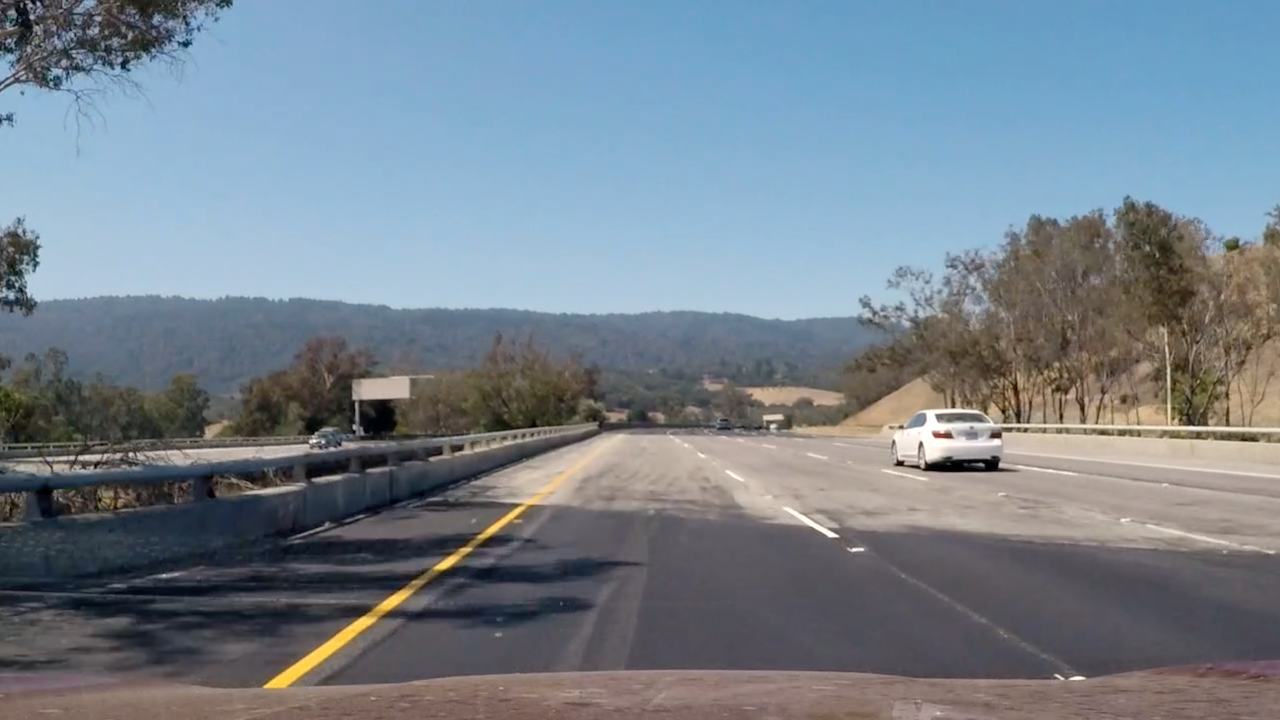
#> input picture test_images/bridge.png, 1280 x 720 px
$ jupyter execute --allow-errors solution.ipynb   (shell and % lines are left out)   (older library calls are emulated)
#> lines starting #> are read from the running program, lines starting #| are printed output that depends on the picture; after the words box and inside, x2 and y2 are one past the last pixel; in counts of white or black regions, pixels touching at a corner belong together
### src/CameraCalibration.py
#!/usr/bin/env python
"""CameraCalibration.py is class that provides camera calibration tools."""

__author__ = "Alexander Ponamarev"
__email__ = "alex.ponamaryov@gmail.com"


import pickle, cv2
from os.path import exists, join
from os import listdir
import numpy as np

class CameraCalibration(object):
    """Class provides camera calibration tools designed to calculated camera distortion and adjust images based on the
    camera matrix and coefficients.
    """
    def __init__(self, path_to_callibration_file, nx=9, ny=7):
#> called with path_to_callibration_file = 'src/calibration.p', nx = 9, ny = 7
        self._nx = nx
        self._ny = ny
        # Ensure that provided path is correct
        if exists(path_to_callibration_file):
            # Load calibration file
            with open(path_to_callibration_file, mode='rb') as f:
#> (reads src/calibration.p from the repository)
                callibration_file = pickle.load(f)
            # Update callibration coefficients and camera matrix
            self._M = callibration_file["matrix"]
            self._distort_coeff = callibration_file["coefficients"]
        else:
            self._path_to_save = path_to_callibration_file
            self._M = None
            self._distort_coeff = None
            # prepare object points, like (0,0,0), (1,0,0), (2,0,0) ....,(6,5,0)
            self._objp = np.zeros((nx * ny, 3), np.float32)
            self._objp[:, :2] = np.mgrid[0:self._nx, 0:self._ny].T.reshape(-1, 2)


    # [28 lines left out: function callibrate, not called in this run]


    def undistort(self, img, alpha=0):
        """Returns undistorted image calibrated for camera calibration Matrix and distortion coefficients.
        By default - removes unwanted pixels. To recover full image with black pixes filled in for missing information
        set alpha=1.
        Reference: Camera Calibration — OpenCV 3.0.0-dev documentation. 2017. Camera Calibration —
        OpenCV 3.0.0-dev documentation. [ONLINE] Available at:
        http://docs.opencv.org/3.0-beta/doc/py_tutorials/py_calib3d/py_calibration/py_calibration.html.
        [Accessed 11 May 2017]."""
#> called with alpha = 0
        h, w = img.shape[:2]
#> h = 720; w = 1280
        newcameramtx, roi = cv2.getOptimalNewCameraMatrix(self._M, self._distort_coeff, (w, h), alpha, (w, h))
#> newcameramtx = [[1040.4, 0, 678.2], [0, 1118.3, 386.7], [0, 0, 1]]; roi = (0, 0, 1279, 719)
        # undistort
        return cv2.undistort(img, self._M, self._distort_coeff, None, newcameramtx)

# [24 lines left out: function main, not called in this run]


# [2 lines that do not run on import are left out]

### src/utils.py
#!/usr/bin/env python
"""CameraCalibration.py is class that provides camera calibration tools."""

__author__ = "Alexander Ponamarev"
__email__ = "alex.ponamaryov@gmail.com"

import numpy as np
from matplotlib import pyplot as plt
import cv2

def abs_sobel_thresh(img, orient='x', kernel=3, thresh=(0,255)):
    """
    Transforms img into a binary mask based on Sobel kernel and provided threshold.
    :param img: input image (1 channel)
    :param orient: orientation of Sobel gradient, eith 'x' or 'y'
    :param kernel: the size of Sobel kernel (the larger the size the smother the gradient)
    :param thresh: condition used to transform the gradient into a binary mask
    :return: one channel image
    """
#> called with orient = 'x', kernel = 7, thresh = (30, 150)
    # Apply x or y gradient with the OpenCV Sobel() function
    # and take the absolute value
    if orient == 'x':
        abs_sobel = np.absolute(cv2.Sobel(img, cv2.CV_64F, 1, 0, ksize=kernel))
    elif orient == 'y':
        abs_sobel = np.absolute(cv2.Sobel(img, cv2.CV_64F, 0, 1, ksize=kernel))
    else:
        raise AttributeError("Incorrect orient attribute. orient attribute accepts only 'x' and 'y'")
    # Rescale back to 8 bit integer
    sobel = np.uint8(255*abs_sobel/np.max(abs_sobel))
    # Create a copy and apply the threshold
    mask = np.zeros_like(sobel)
    mask[(sobel >= thresh[0]) & (sobel <= thresh[1])] = 1
    return mask

# [34 lines left out: functions mag_thresh, dir_threshold, not called in this run]


def warper(img, src=None, dst=None, top_c_shift = 45, top_v_shift = 90):
    """
    Warps an image input based on provided rectangle coordinates for the source image (src) and
    the destination image (dst)
    :param img: input image
    :param src: rectangle coordinates for the source image
    :param dst: rectungle coordinates for the destination image
    :return: warped image
    """
    # Set img_size and transformation points
    if len(img.shape)==3:
        img_size = img.shape[:-1][::-1]
    elif len(img.shape)==2:
        img_size = img.shape[::-1]
    else:
        assert False, "Provided image has incorrect shape {}. Image expected to have 2 or 3 dimentions".format(img.shape)

    src = src if src is not None else np.float32([[(img_size[0] / 2) - top_c_shift, img_size[1] / 2 + top_v_shift],
                                                 [((img_size[0] / 6) - 10), img_size[1]],
                                                 [(img_size[0] * 5 / 6) + 60, img_size[1]],
                                                 [(img_size[0] / 2 + top_c_shift), img_size[1] / 2 + top_v_shift]])
    dst = dst if dst is not None else np.float32([[(img_size[0] / 4), 0],
                                                 [(img_size[0] / 4), img_size[1]],
                                                 [(img_size[0] * 3 / 4), img_size[1]],
                                                 [(img_size[0] * 3 / 4), 0]])
    # Create a transformation matrix and warp the image
    M = cv2.getPerspectiveTransform(src, dst)
    return cv2.warpPerspective(img, M, img_size), (src, dst)


def visualize_planes(img, plane):
    for pt1, pt2 in zip(plane, np.roll(plane,1, axis=0)):
        img = cv2.line(img, (pt1[0],pt1[1]), (pt2[0], pt2[1]), (255,0,0), thickness=3)
    return img


def window_mask(width, height, img_ref, center, level):
    output = np.zeros_like(img_ref)
    output[int(img_ref.shape[0] - (level + 1) * height):int(img_ref.shape[0] - level * height),
    max(0, int(center - width / 2)):min(int(center + width / 2), img_ref.shape[1])] = 1
    return output


def find_window_centroids(image, window_width, window_height, margin, limit=10):
    window_centroids = []  # Store the (left,right) window centroid positions per level
    window = [i for i in range(1,window_width//2+2)] + [i for i in range(window_width//2,0,-1)]  # Create our window template that we will use for convolutions
    offset = window_width/2

    # First find the two starting positions for the left and right lane by using np.sum to get the vertical image slice
    # and then np.convolve the vertical image slice with the window template

    # Sum quarter bottom of image to get slice, could use a different ratio
    l_sum = np.sum(image[int(3 * image.shape[0] / 4):, :int(image.shape[1] / 2)], axis=0)
    # Calculate the center (x coordinate) for left lane
    l_center = np.argmax(np.convolve(window, l_sum)) - offset
    #l_center = np.argmax(np.convolve(window, l_sum))
    r_sum = np.sum(image[int(3 * image.shape[0] / 4):, int(image.shape[1] / 2):], axis=0)
    r_center = np.argmax(np.convolve(window, r_sum)) - offset + int(image.shape[1] / 2)
    #r_center = np.argmax(np.convolve(window, r_sum)) + int(image.shape[1] / 2)

    # Add what we found for the first layer
    window_centroids.append((l_center, r_center))

    # Go through each layer looking for max pixel locations
    for level in range(1, (int)(image.shape[0] / window_height)):
        # convolve the window into the vertical slice of the image
        image_layer = np.sum(
            image[int(image.shape[0] - (level + 1) * window_height):int(image.shape[0] - level * window_height), :],
            axis=0)
        # Find the best left centroid by using past left center as a reference
        # Use _window_width/2 as offset because convolution signal reference is at right side of window, not center of window
        conv_signal = np.convolve(window, image_layer)

        l_min_index = int(max(l_center+offset - margin, 0))
        l_max_index = int(min(l_center+offset + margin, image.shape[1]))
        l_conv = conv_signal[l_min_index:l_max_index]
        if l_conv.max()>limit:
            l_center = np.argmax(l_conv) + l_min_index - offset
            #l_center = np.argmax(l_conv) + l_min_index
        else:
            l_center = None
        # Find the best right centroid by using past right center as a reference
        r_min_index = int(max(r_center+offset - margin, 0))
        r_max_index = int(min(r_center+offset + margin, image.shape[1]))
        r_conv = conv_signal[r_min_index:r_max_index]
        if r_conv.max() > limit:
            r_center = np.argmax(r_conv) + r_min_index - offset
            #r_center = np.argmax(r_conv) + r_min_index
        else:
            r_center = None
        if (l_center is None) & (r_center is None):
            l_center, r_center = window_centroids[-1]
        else:
            l_center = r_center - (window_centroids[-1][1]-window_centroids[-1][0]) if l_center is None else l_center
            r_center = l_center + (window_centroids[-1][1] - window_centroids[-1][0]) if r_center is None else r_center
        # Add what we found for that layer
        window_centroids.append((l_center, r_center))

    return np.int32(window_centroids)

def map_window(warped_img, window_centroids, window_width, window_height):

    # If we found any window centers
    if len(window_centroids) > 0:

        # Points used to draw all the left and right windows
        l_points = np.zeros_like(warped_img)
        r_points = np.zeros_like(warped_img)

        # Go through each level and draw the windows
        for level in range(0, len(window_centroids)):
            # Window_mask is a function to draw window areas
            l_mask = window_mask(window_width, window_height, warped_img, window_centroids[level][0], level)
            r_mask = window_mask(window_width, window_height, warped_img, window_centroids[level][1], level)
            # Add graphic points from window mask here to total pixels found
            l_points[(l_points == 255) | ((l_mask == 1))] = 255
            r_points[(r_points == 255) | ((r_mask == 1))] = 255

        l_points = np.where(((warped_img>0) & (l_points>0)).astype(l_points.dtype))
        r_points = np.where(((warped_img > 0) & (r_points > 0)).astype(r_points.dtype))


    # If no window centers found, just display orginal road image
    else:
        l_points = []
        r_points = []

    return l_points, r_points

def fit_polynomial(x, y_size, x_scaller=1.0, y_scaller=1.0, degree=2):

    # Define y space
    ploty = np.linspace(0, y_size-1, len(x))
    ploty = ploty[::-1]

    # Fit polynomial
    return np.polyfit(ploty*y_scaller, x*x_scaller, degree)

def plot_2nd_degree_polynomial(coefficients, y_size):

    # Define y space
    ploty = np.linspace(0, y_size - 1, y_size)
    ploty = ploty[::-1]

    # Build points
    x = coefficients[0]*ploty**2 + coefficients[1]*ploty + coefficients[2]

    return x, ploty

# [132 lines left out: functions curvature, visualize_lanes, main, not called in this run]

# [2 lines that do not run on import are left out]

### src/Advanced_Path_Finding.py
#!/usr/bin/env python
"""Advanced_Path_Finding.py provides a class responsible for detection and visualization of lanes."""

__author__ = "Alexander Ponamarev"
__email__ = "alex.ponamaryov@gmail.com"

import cv2, numpy as np
from matplotlib import pyplot as plt

# [10 lines that do not run on import are left out]

R = lambda M, y: (1+(2*M[0]*y+M[1])**2)**(2/3) / np.abs(2*M[0])

class APF(object):
    """Advanced_Path_Finding.py provides a class responsible for detection and visualization of lanes."""
    def __init__(self, calibration_file_path = 'calibration.p',
                 sobel_kernel=3, h_threshold=(15, 25), y_threshold=(200, 255),
                 sobel_window=(50,80,100), direction_threshold=(30*np.pi/180, 80*np.pi/180), frames=8):
        assert not sobel_window[0] % 2 == 0, "Error: Window size should be odd."
        self._kernel = sobel_kernel
        self._h_thresh = h_threshold
        self._y_thresh = y_threshold
        self._dir_thresh = direction_threshold
        self._center_shift = 40
        self._vertical_shift = 85
        self._x_scaller = 3.7 / 580
        self._y_scaller = 8.5 * 3 / 720
        self._window_width = sobel_window[0]
        self._window_height = sobel_window[1]
        self._search_margin = sobel_window[2]
        self._cc = CC(calibration_file_path)
        self._left_lane = Lane("_left_lane", frames=frames)
        self._right_lane = Lane("_right_lane")

    # [104 lines left out: functions detect, main, not called in this run]

# [2 lines that do not run on import are left out]

### solution.ipynb
# Advanced Lane Finding Project
The goals / steps of this project are the following:
1. Correct Image Distortion: a) Compute the camera calibration matrix and distortion coefficients given a set of chessboard images, b) Apply a distortion correction to raw images.
2. Use color transforms, gradients, etc., to create a thresholded binary image.
3. Apply a perspective transform to rectify binary image ("birds-eye view").
4. Detect lane pixels and fit to find the lane boundary.
5. Determine the curvature of the lane and vehicle position with respect to center.
6. Warp the detected lane boundaries back onto the original image.
7. Output visual display of the lane boundaries and numerical estimation of lane curvature and vehicle position.

## 1. Correct Image Distortion
Correction of image distortion (created by the camera) is done in 2 steps:
a) calculate cameral matrix and distortion coefficients and
b) undistort an image using statistics calculated in the step a.

The first step was implemented in a utility class src/CameraCallibration.py. The script in aforementioned file processed all provided examples (chessboard images) and stored resulting stats in src/calibration.p. Therefore, in this book we will focus on the step b).

Step b) consists of creating an CameraCalibration object and using this object to undistort an image. The code for this step provided in the cell below.

[cell 1]
import cv2
import numpy as np
from src.CameraCalibration import CameraCalibration as CC
from matplotlib import pyplot as plt
from src.utils import visualize_planes
# Create camera calibration object
calibration_file = "src/calibration.p"
cc = CC(calibration_file)
# Read and undistort an image
test_img_path1 = "test_images/straight_lines2.jpg"
test_img_path2 = "test_images/test3.jpg"
#> (the rest of this cell did not finish here and is left out)

[cell 2]
# Visualize resulting images
f, p = plt.subplots(3, 2, figsize=[20,18])
p[0][0].set_title("original test img1")
#> (the rest of this cell did not finish here and is left out)

## 2. Use color transforms, gradients, etc., to create a thresholded binary image
Second step includes a raw image transformation into a binary masks by applying conditions to processed image. The image processing step relies on the conversion of the raw image into either a combination of x and y Sobel gradients or using a particular color channel or combination of all.

The code below presents functions allowing to conver your raw images into binary masks.

[cell 3]
from src.utils import abs_sobel_thresh, mag_thresh, dir_threshold

#> (a cell that did not finish here is left out)

Based to the results presented above, Sobel gradient with x orientation is a good starting point. However, additional condition set for the direction of the gradient helps to remove some of the noice from the middel part of the image.

However, to ensure that the algorithm delivers good results on all images it is important to stest the performance on a harder cases. The example below demostrates the shortcomings of gray scale images processed with Sobel gradient

[cell 5]
bridge = cc.undistort(cv2.cvtColor(cv2.imread('test_images/bridge.png'), cv2.COLOR_BGR2RGB))
bridge_gray = cv2.cvtColor(bridge, cv2.COLOR_RGB2GRAY)
bridge_sobel = abs_sobel_thresh(bridge_gray, orient='x', kernel=7, thresh=(30, 150))
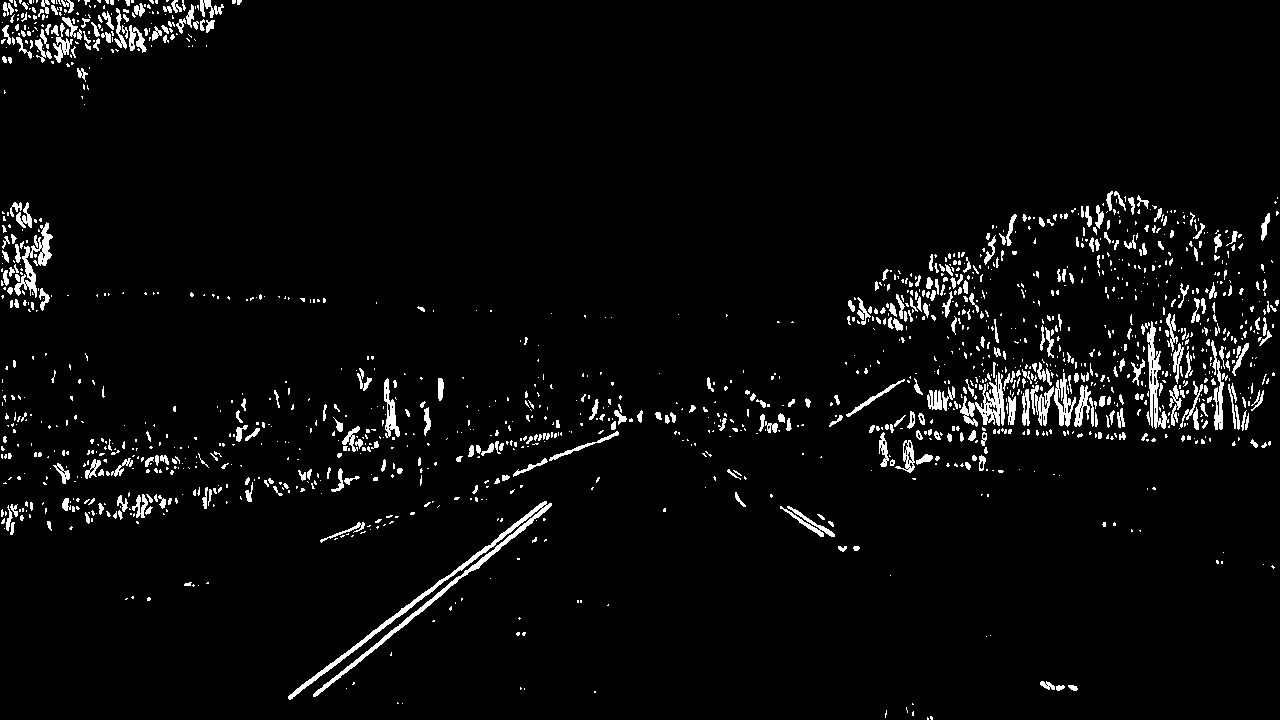
#> bridge_sobel: shape (720, 1280); values 0 (black) and 1 (white), 3.9% white; 1532 white regions (1136 under 20 px), largest, box (x1, y1, x2, y2) and area: (288, 501, 552, 700) 2687, (960, 372, 1005, 427) 940, (1146, 321, 1169, 429) 838
plt.figure(figsize=(20,6))
for i in range(3):
    plt.subplot(1,3,i+1)
    plt.title(['original','gray','x_solbel'][i])
    plt.imshow([bridge, bridge_gray, bridge_sobel][i], cmap='gray') if i>0 else plt.imshow([bridge, bridge_gray, bridge_sobel][i])
plt.tight_layout()

As you can see on the top left side of the road, due to gray scale conversion we lost important color information. In gray scale the top left side of the road has very similar color. As a result we will lose the tack of the lanes in this segment.

In order to mitiage this problem, we should explore information contained in color channels. In order to capture color information, I will convert raw image into hsl image to validate which of the channels provies the best features for lane detection.

[cell 6]
img = bridge
h,l,s = cv2.split(cv2.cvtColor(img, cv2.COLOR_RGB2HLS))
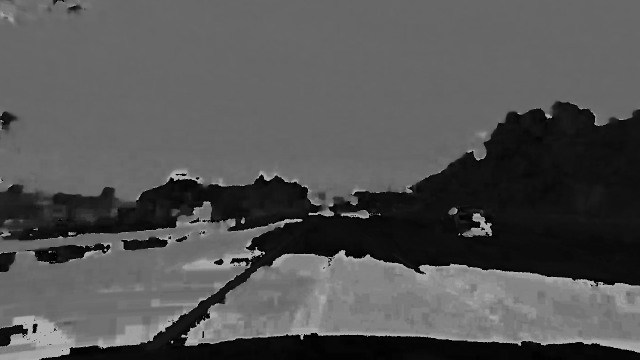
#> h: shape (720, 1280) (shown at 1/2 size); min 0, max 179, mean 83.7
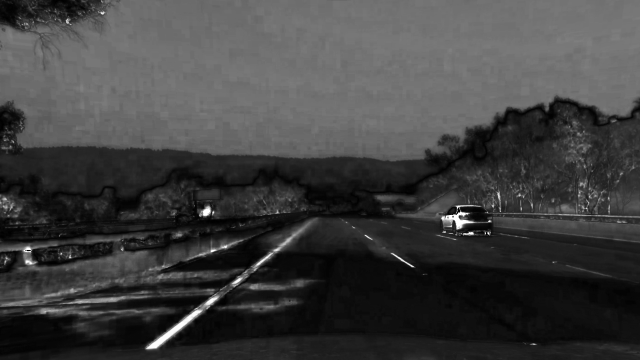
#> s: shape (720, 1280) (shown at 1/2 size); min 0, max 255, mean 63.3
y, _, _ = cv2.split(cv2.cvtColor(img, cv2.COLOR_RGB2YUV))
hb = np.zeros_like(h, dtype=np.uint8)
hb[(h>=16) & (h<24)] = 255
yb = np.zeros_like(y, dtype=np.uint8)
yb[(y>=200) & (y<255)] = 255
sb = np.zeros_like(s, dtype=np.uint8)
sb[(s>=200) & (s<=255)] = 255
plt.figure(figsize=(20,8))
for i in range(6):
    plt.subplot(2,3,i+1)
    plt.title(["h","y","s","h binary", "y binary", "s binary"][i])
    plt.imshow([h,y,s,hb,yb,sb][i], cmap="gray")
plt.tight_layout()
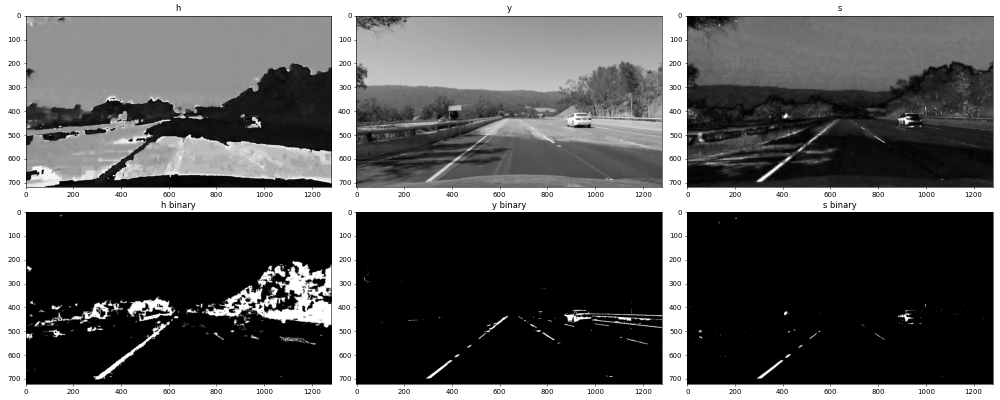
#> figure drawn by matplotlib, 6 panels

As you can see on the images on the left, H channel provides an important information related to color. This information allows us precisely identify left lane. S (saturation) channel also seem to be useful. However, S channel emperically proved to be more expose to noice intoduced by shadows.

Another important finding is that y channel of YUV color scheme can be helpful to threshold white lanes.

As a result, I settle on a combination of H and Y channel to filter yellow and white lane lines (result presented below)

[cell 7]
# Transform and visualize images
combined = np.zeros_like(y, dtype=np.uint8)
combined[(hb==255) | (yb==255)] = 255
f, p = plt.subplots(1,2, figsize=[20, 12])
p[0].set_title("Original")
p[0].imshow(bridge)
p[1].set_title("Combined")
p[1].imshow(combined, cmap='gray')
#> (the rest of the program and of its run is left out)
